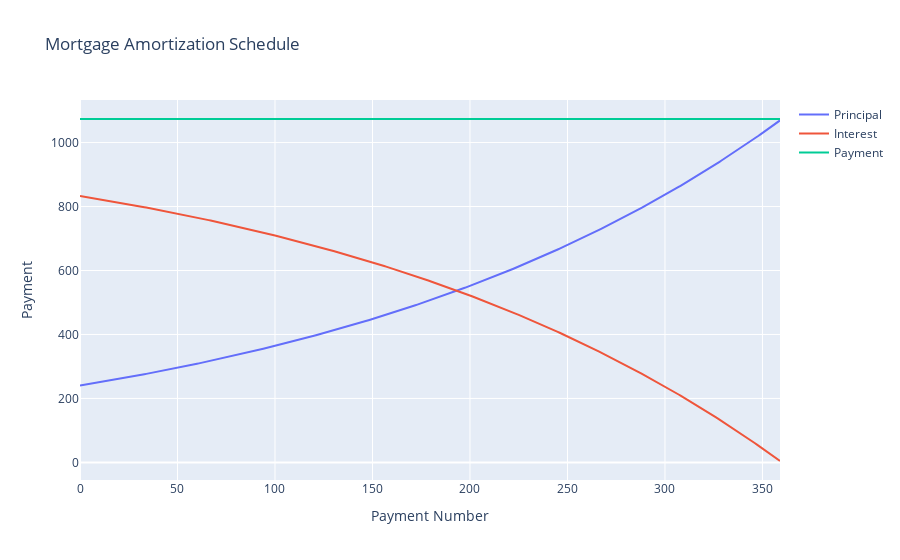

Notebook code cell kept with this figure:
### Code cell
#Plotly version of the same graph

plot = go.Figure()
plot.add_trace(go.Scatter(y=principal_schedule, name="Principal"))
plot.add_trace(go.Scatter(y=interest_schedule, name="Interest"))
plot.add_trace(go.Scatter(y=payment_schedule, name="Payment"))
plot.update_layout(title="Mortgage Amortization Schedule", xaxis_title="Payment Number", yaxis_title="Payment")
plot.show()

### Figure 1 — Plotly figure (JSON) as saved in the notebook; plotly's stock layout.template omitted (floating-point values rounded to 4 significant figures; data arrays with more than 128 entries replaced by an {"elided": "..."} marker saying what was removed)
{"data": [{"name": "Principal", "type": "scatter", "y": {"elided": "360 float values"}}, {"name": "Interest", "type": "scatter", "y": {"elided": "360 float values"}}, {"name": "Payment", "type": "scatter", "y": {"elided": "360 float values"}}], "layout": {"autosize": true, "title": {"text": "Mortgage Amortization Schedule"}, "xaxis": {"autorange": true, "range": [0, 359], "title": {"text": "Payment Number"}}, "yaxis": {"autorange": true, "range": [-54.94, 1133.0], "title": {"text": "Payment"}, "type": "linear"}}}
